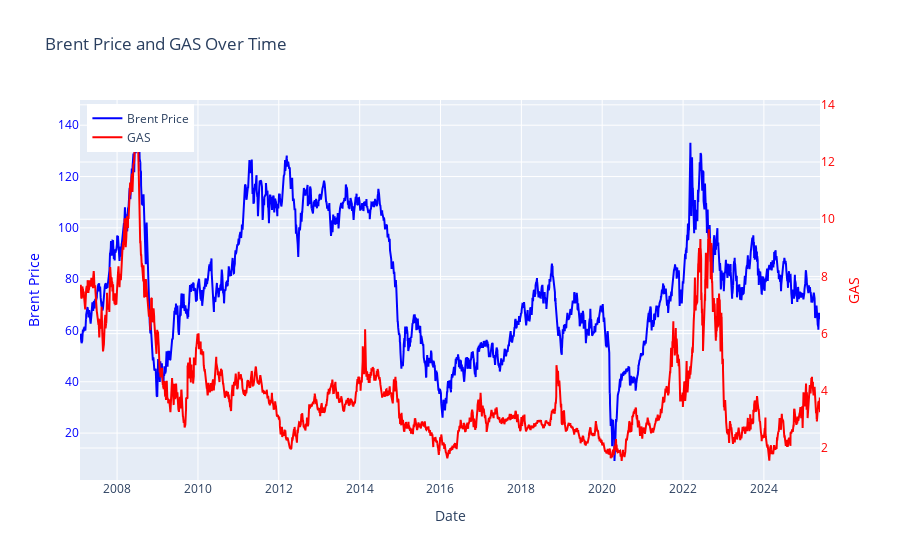

This figure's notebook cell:
### Markdown cell above
## Brent Price and Gas Price

### Code cell
import plotly.graph_objects as go

fig = go.Figure()

# First line - Brent Price (left y-axis)
fig.add_trace(go.Scatter(
    x=df_dataset["observation_date"],
    y=df_dataset["BrentPrice"],
    name="Brent Price",
    yaxis="y1",
    line=dict(color="blue")
))

# Second line - GAS (right y-axis)
fig.add_trace(go.Scatter(
    x=df_dataset["observation_date"],
    y=df_dataset["GAS_price"],
    name="GAS",
    yaxis="y2",
    line=dict(color="red")
))

# Layout with two y-axes
fig.update_layout(
    title="Brent Price and GAS Over Time",
    xaxis=dict(title="Date"),
    yaxis=dict(
        title="Brent Price",
        titlefont=dict(color="blue"),
        tickfont=dict(color="blue")
    ),
    yaxis2=dict(
        title="GAS",
        titlefont=dict(color="red"),
        tickfont=dict(color="red"),
        overlaying="y",
        side="right"
    ),
    legend=dict(x=0.01, y=0.99)
)

fig.show()

### Figure 1 — Plotly figure (JSON) as saved in the notebook; plotly's stock layout.template omitted (floating-point values rounded to 4 significant figures; data arrays with more than 128 entries replaced by an {"elided": "..."} marker saying what was removed)
{"data": [{"line": {"color": "blue"}, "name": "Brent Price", "type": "scatter", "x": {"elided": "3327 str values"}, "y": {"elided": "3327 float values"}, "yaxis": "y"}, {"line": {"color": "red"}, "name": "GAS", "type": "scatter", "x": {"elided": "3327 str values"}, "y": {"elided": "3327 float values"}, "yaxis": "y2"}], "layout": {"legend": {"x": 0.01, "y": 0.99}, "title": {"text": "Brent Price and GAS Over Time"}, "xaxis": {"title": {"text": "Date"}}, "yaxis": {"tickfont": {"color": "blue"}, "title": {"font": {"color": "blue"}, "text": "Brent Price"}}, "yaxis2": {"overlaying": "y", "side": "right", "tickfont": {"color": "red"}, "title": {"font": {"color": "red"}, "text": "GAS"}}}}
